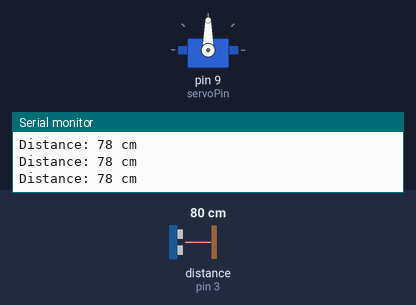
Bench run of a sketch on a simulated Arduino Uno, built with avr-gcc and run on an emulated ATmega328P. On the bench: servo, the last lines printed to the serial monitor. Wiring (inferred from the names in the program): ultrasonic range finder: trigger pin 2; echo pin 3. The inputs (shaded band) are chosen by the test bench; at power-on: distance to the obstacle (sensor on pin 3) 80 cm. The echo pulse lasts 58.3 µs per cm.

Above: at 1.4 s.
1.5 s: distance to the obstacle (sensor on pin 3) set to 120 cm
At 2.9 s:
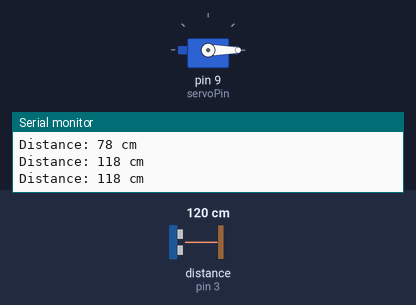
3.3 s: distance to the obstacle (sensor on pin 3) set to 2 cm
At 4.8 s:
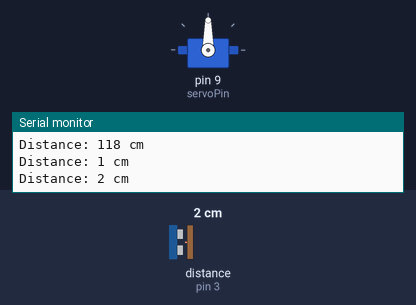
5.1 s: distance to the obstacle (sensor on pin 3) set to 250 cm
At 6.9 s:
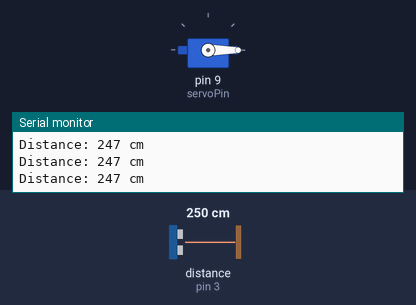
Timing chart, 0 to 8.4 s (numbered marks = the images above; inputs shaded):
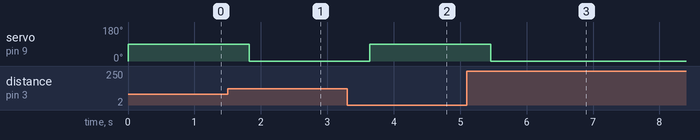

Measured:
- after the input at 1.5 s, servo on pin 9 (servoPin): 90° → 0° after 0.32 s
- after the input at 3.3 s, servo on pin 9 (servoPin): 0° → 90° after 0.34 s
- after the input at 5.1 s, servo on pin 9 (servoPin): 90° → 0° after 0.36 s

The sketch:

servoMotor_Sencor.ino
```cpp
#include <Servo.h>

// Pins define karein
const int trigPin = 2;
const int echoPin = 3;
const int servoPin = 9;

Servo gateServo;

// Variables
long duration;
int distance;
const int maxDistance = 100; // 2 meters = 200 cm

void setup() {
  pinMode(trigPin, OUTPUT); // Trig pin output hai
  pinMode(echoPin, INPUT);  // Echo pin input hai

  gateServo.attach(servoPin);
  gateServo.write(0);       // Shuru mein gate close (0 degrees) rahega

  Serial.begin(9600);       // Testing ke liye Serial Monitor
}

void loop() {
  // Ultrasonic sensor se pulse bhejna
  digitalWrite(trigPin, LOW);
  delayMicroseconds(2);
  digitalWrite(trigPin, HIGH);
  delayMicroseconds(10);
  digitalWrite(trigPin, LOW);

  // Pulse wapas aane ka time measure karna
  duration = pulseIn(echoPin, HIGH);

  // Distance ko centimeters mein calculate karna
  distance = duration * 0.034 / 2;

  // Serial Monitor par distance check karne ke liye
  Serial.print("Distance: ");
  Serial.print(distance);
  Serial.println(" cm");

  // Agar distance 0 se bari hai (error na ho) aur 200cm (2m) se kam hai
  if (distance > 0 && distance <= maxDistance) {
    gateServo.write(90);  // Gate open (90 degrees)
    delay(500);           // Thoda wait takay baar baar jhatkay na lagay
  }
  else {
    gateServo.write(0);   // Gate close (0 degrees)
    delay(500);
  }

  delay(100); // Har 0.1 second baad check karega
}
```
